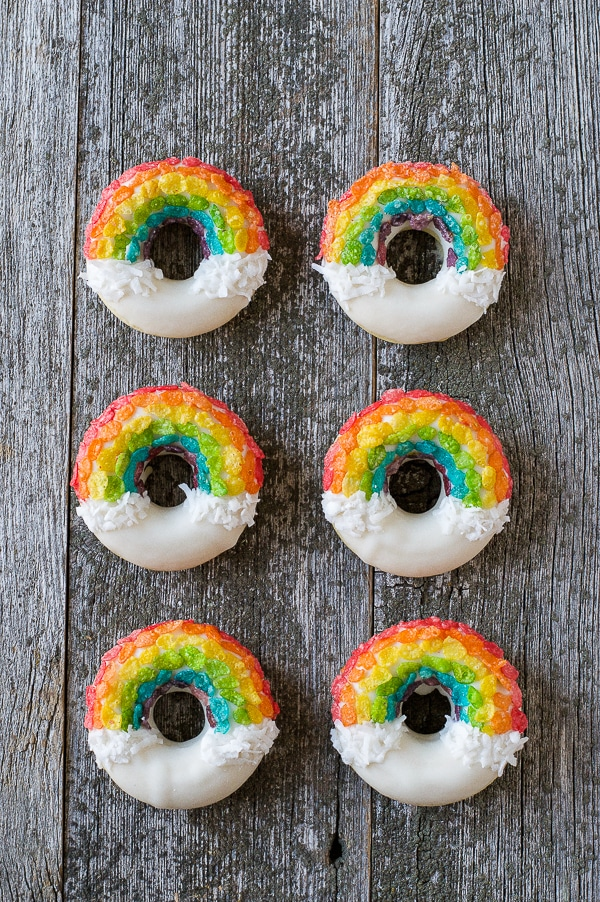
#> input picture maze/rain.jpg, 600 x 902 px
$ python detectwithoutdeep.py
#> lines starting #> are read from the running program, lines starting #| are printed output that depends on the picture; after the words box and inside, x2 and y2 are one past the last pixel; in counts of white or black regions, pixels touching at a corner belong together
import cv2
import numpy as np
from matplotlib import pyplot as plt

img_rgb = cv2.imread('maze/rain.jpg')
#> img_rgb is the input picture: shape (902, 600, 3); mean B, G, R 110.9, 122.1, 127.6
img_gray = cv2.cvtColor(img_rgb, cv2.COLOR_BGR2GRAY)
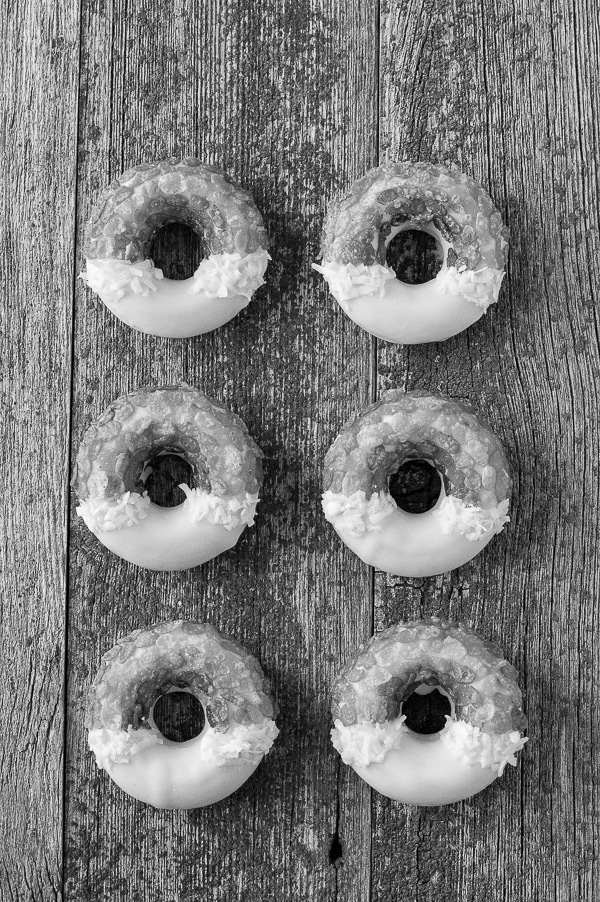
#> img_gray: shape (902, 600); min 0, max 254, mean 122.5
template = cv2.imread('maze/raintemp.jpg', 0)
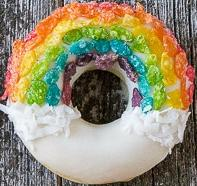
#> input picture maze/raintemp.jpg, 197 x 186 px
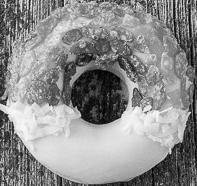
#> template: shape (186, 197); min 0, max 255, mean 141.4

w, h = template.shape[::-1]
#> w = 197; h = 186
res = cv2.matchTemplate(img_gray,template,cv2.TM_CCOEFF_NORMED)
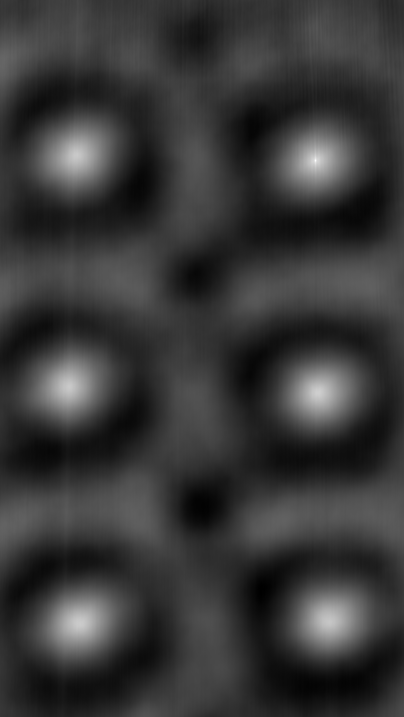
#> res: shape (717, 404) float32; min -0.276, max 0.994, mean 0.00253; drawn with min black and max white
threshold = 0.7
loc = np.where( res >= threshold)
#> loc = 385 positions, rows 152 to 627, columns 66 to 331

for pt in zip(*loc[::-1]):
    cv2.rectangle(img_rgb, pt, (pt[0] + w, pt[1] + h), (0,0,255), 3)
#> this loop made 385 passes
#> pt on passes 1 to 3: (74, 152), (75, 152), (76, 152)
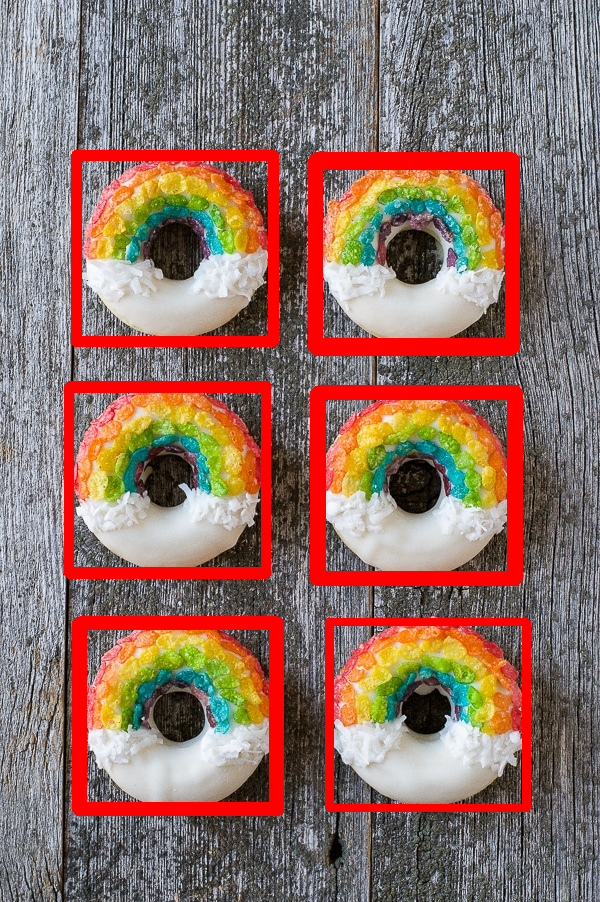
#> img_rgb: shape (902, 600, 3); 10.85% of pixels changed, all inside (x1, y1, x2, y2) = (64, 150, 531, 816)
cv2.imwrite('donuts-found.jpg',img_rgb)
